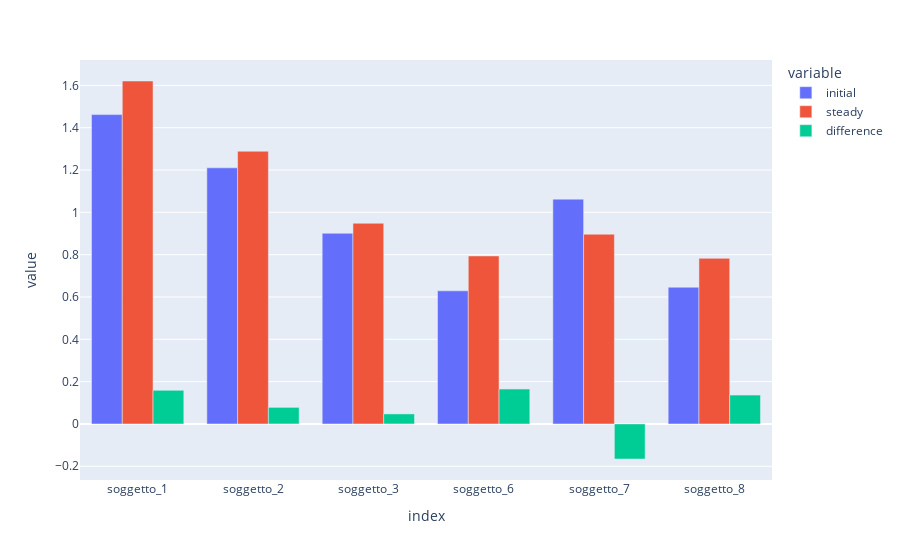

Write notebook code for a chart like this one.
### Code cell
#plot df_steady_initial_activation with a barplot with plotly express 
fig = px.bar(df_steady_initial_activation_std, barmode="group")
fig.show()

### Figure 1 — Plotly figure (JSON) as saved in the notebook; plotly's stock layout.template omitted (floating-point values rounded to 4 significant figures)
{"data": [{"alignmentgroup": "True", "hovertemplate": "variable=initial<br>index=%{x}<br>value=%{y}<extra></extra>", "legendgroup": "initial", "marker": {"color": "#636efa", "pattern": {"shape": ""}}, "name": "initial", "offsetgroup": "initial", "orientation": "v", "showlegend": true, "textposition": "auto", "type": "bar", "x": ["soggetto_1", "soggetto_2", "soggetto_3", "soggetto_6", "soggetto_7", "soggetto_8"], "xaxis": "x", "y": [1.462, 1.21, 0.9009, 0.629, 1.062, 0.6461], "yaxis": "y"}, {"alignmentgroup": "True", "hovertemplate": "variable=steady<br>index=%{x}<br>value=%{y}<extra></extra>", "legendgroup": "steady", "marker": {"color": "#EF553B", "pattern": {"shape": ""}}, "name": "steady", "offsetgroup": "steady", "orientation": "v", "showlegend": true, "textposition": "auto", "type": "bar", "x": ["soggetto_1", "soggetto_2", "soggetto_3", "soggetto_6", "soggetto_7", "soggetto_8"], "xaxis": "x", "y": [1.621, 1.289, 0.9483, 0.7938, 0.8966, 0.7827], "yaxis": "y"}, {"alignmentgroup": "True", "hovertemplate": "variable=difference<br>index=%{x}<br>value=%{y}<extra></extra>", "legendgroup": "difference", "marker": {"color": "#00cc96", "pattern": {"shape": ""}}, "name": "difference", "offsetgroup": "difference", "orientation": "v", "showlegend": true, "textposition": "auto", "type": "bar", "x": ["soggetto_1", "soggetto_2", "soggetto_3", "soggetto_6", "soggetto_7", "soggetto_8"], "xaxis": "x", "y": [0.1589, 0.07831, 0.04743, 0.1648, -0.1657, 0.1365], "yaxis": "y"}], "layout": {"barmode": "group", "legend": {"title": {"text": "variable"}, "tracegroupgap": 0}, "margin": {"t": 60}, "xaxis": {"anchor": "y", "domain": [0, 1], "title": {"text": "index"}}, "yaxis": {"anchor": "x", "domain": [0, 1], "title": {"text": "value"}}}}
